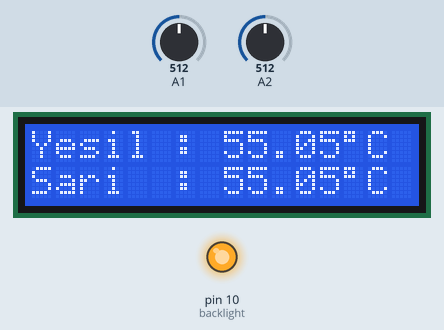
The sketch below on a simulated Arduino Uno, built with avr-gcc and run on an emulated ATmega328P. On the bench: 16×2 character LCD, output pins drawn as LEDs (lit = HIGH). The inputs (shaded band) are chosen by the test bench; at power-on: A1 = 512, A2 = 512.

Above: at 1.2 s.
1.3 s: A1 set to 100
At 2.5 s:
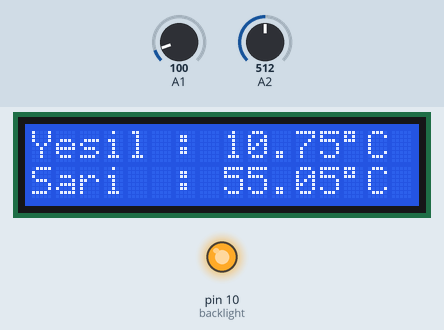
3.2 s: A1 set to 87
At 3.7 s:
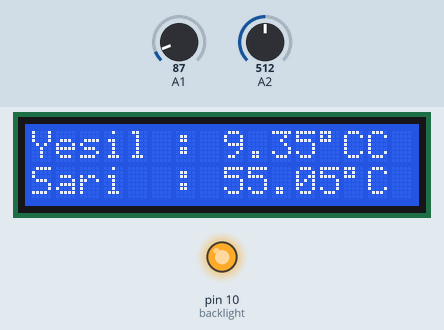
4.9 s: A2 set to 100
At 6.2 s:
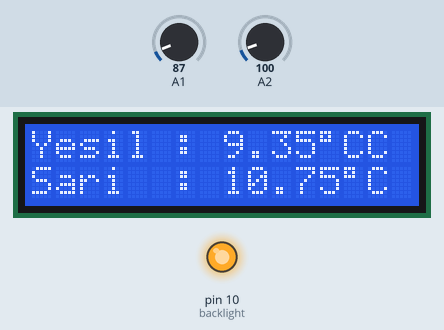
6.6 s: A2 set to 88
At 7.5 s:
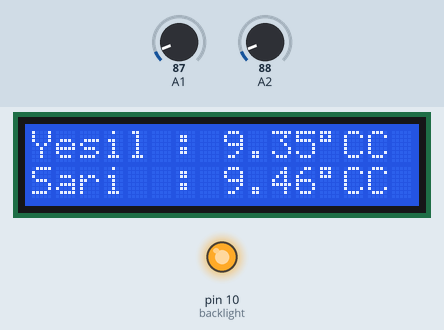
8.2 s: A1 set to 109
At 8.7 s:
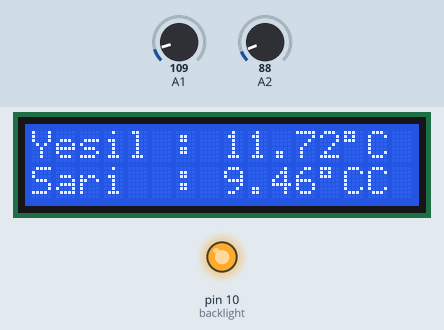
9.9 s: A2 set to 109
At 11.2 s:
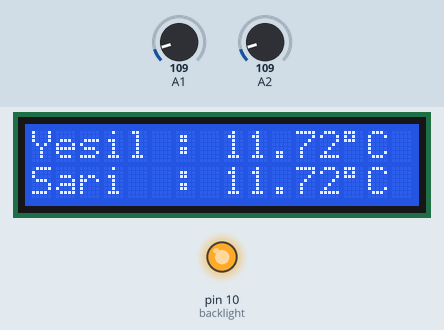
Timing chart, 0 to 12.6 s (numbered marks = the images above; inputs shaded):
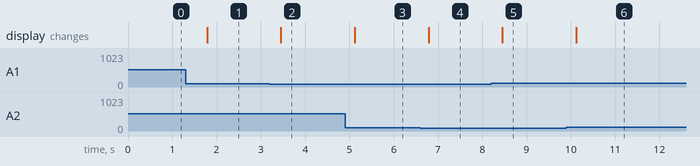

Measured:
- the behaviour switches between 93 and 92 on A1 (found by bisection; images 1 and 2)
- the behaviour switches between 93 and 92 on A2 (found by bisection; images 3 and 4)
- after the input at 1.3 s, the display: changes after 0.49 s (image 1)
- after the input at 3.2 s, the display: changes after 0.25 s (image 2)
- after the input at 4.9 s, the display: changes after 0.22 s (image 3)
- after the input at 6.6 s, the display: changes after 0.19 s (image 4)
- after the input at 8.2 s, the display: changes after 0.25 s (image 5)
- after the input at 9.9 s, the display: changes after 0.22 s (image 6)

The sketch:

LM35.ino
```cpp
#include <LiquidCrystal.h>

const int lm35pin1 = 1, lm35pin2 = 2, buttonpin = 0;
float eski_sicaklik = 0;
int button_value = 0, analog_value = 0;
const int rs = 8, en = 9, d4 = 4, d5 = 5, d6 = 6, d7 = 7, backlight = 10;
LiquidCrystal lcd(rs, en, d4, d5, d6, d7);


float float_map(long x, long in_min, long in_max, long out_min, long out_max){
  return (float)((x - in_min) * (out_max - out_min)) / (float)((in_max - in_min) + out_min);
}


float readLM35_1(int lm35pin){
  // default 5V analog referes içöin kullanılabilir.
  float temp_value = float_map(analogRead(lm35pin), 0, 1023, 0, 500 );
  for(int i = 0; i<99; i++){
    temp_value = float_map(analogRead(lm35pin), 0, 1023, 0, 500 ) + temp_value;
    analog_value = analogRead(lm35pin);
  }
  if(eski_sicaklik == 0.00)
    return temp_value/100.00;
  return ((temp_value/100.00) + eski_sicaklik)/2;
}

float readLM35_2(int lm35pin){
  //internal 1V1 analog referans için kullanılabilir.
  float temp_value = float_map(analogRead(lm35pin), 0, 1023, 0, 110 );
  for(int i = 0; i<99; i++){
    temp_value = float_map(analogRead(lm35pin), 0, 1023, 0, 110 ) + temp_value;
    analog_value = analogRead(lm35pin);
  }
  if(eski_sicaklik == 0.00)
    return temp_value/100.00;
  return ((temp_value/100.00) + eski_sicaklik)/2;
}

void setup() {
  lcd.begin(16, 2);
  analogReference( INTERNAL ); //1V1 Referans verir.
  pinMode(backlight,OUTPUT);
  digitalWrite(backlight , HIGH);

}

void loop() {
   //lcd.clear();
   lcd.setCursor(0,0);
   lcd.print("Yesil : "+(String)readLM35_2(lm35pin1)+(char)223+"C");
   lcd.setCursor(0,1);
   //lcd.print("Analog  :"+(String)analog_value+"  ");
   lcd.print("Sari  : "+(String)readLM35_2(lm35pin2)+(char)223+"C");
   delay(500);

   /*button_value = analogRead(buttonpin);
   if(button_value > 630 && button_value < 640){
    //select
  }else if(button_value > 400 && button_value < 410){
    //left
  }else if(button_value > 90 && button_value < 100){
    //up
  }else if(button_value > 250 && button_value < 260){
    //down
  }else if(button_value > -5 && button_value < 5){
    //right
  }else{
  }
  */
}
```
